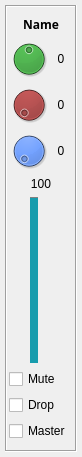
<?xml version="1.0" encoding="UTF-8"?>
<ui version="4.0">
 <class>Mixerstrip</class>
 <widget class="QWidget" name="Mixerstrip">
  <property name="geometry">
   <rect>
    <x>0</x>
    <y>0</y>
    <width>82</width>
    <height>457</height>
   </rect>
  </property>
  <property name="maximumSize">
   <size>
    <width>82</width>
    <height>16777215</height>
   </size>
  </property>
  <property name="windowTitle">
   <string>Mixerstrip</string>
  </property>
  <layout class="QVBoxLayout" name="verticalLayout_2">
   <property name="margin">
    <number>5</number>
   </property>
   <item>
    <widget class="QFrame" name="frame">
     <property name="sizePolicy">
      <sizepolicy hsizetype="Minimum" vsizetype="Preferred">
       <horstretch>0</horstretch>
       <verstretch>0</verstretch>
      </sizepolicy>
     </property>
     <property name="minimumSize">
      <size>
       <width>72</width>
       <height>0</height>
      </size>
     </property>
     <property name="maximumSize">
      <size>
       <width>72</width>
       <height>16777215</height>
      </size>
     </property>
     <property name="baseSize">
      <size>
       <width>72</width>
       <height>0</height>
      </size>
     </property>
     <property name="layoutDirection">
      <enum>Qt::LeftToRight</enum>
     </property>
     <property name="autoFillBackground">
      <bool>false</bool>
     </property>
     <property name="frameShape">
      <enum>QFrame::Box</enum>
     </property>
     <property name="frameShadow">
      <enum>QFrame::Sunken</enum>
     </property>
     <layout class="QVBoxLayout" name="verticalLayout">
      <property name="spacing">
       <number>6</number>
      </property>
      <property name="leftMargin">
       <number>2</number>
      </property>
      <property name="topMargin">
       <number>9</number>
      </property>
      <property name="rightMargin">
       <number>2</number>
      </property>
      <property name="bottomMargin">
       <number>9</number>
      </property>
      <item>
       <widget class="QLabel" name="port_name_label">
        <property name="font">
         <font>
          <family>Noto Sans</family>
          <pointsize>9</pointsize>
          <weight>75</weight>
          <italic>false</italic>
          <bold>true</bold>
         </font>
        </property>
        <property name="styleSheet">
         <string notr="true">font: bold 9pt &quot;Noto Sans&quot;;</string>
        </property>
        <property name="text">
         <string>Name</string>
        </property>
        <property name="alignment">
         <set>Qt::AlignCenter</set>
        </property>
       </widget>
      </item>
      <item>
       <widget class="QFrame" name="frame_3">
        <property name="sizePolicy">
         <sizepolicy hsizetype="Preferred" vsizetype="Fixed">
          <horstretch>0</horstretch>
          <verstretch>0</verstretch>
         </sizepolicy>
        </property>
        <property name="minimumSize">
         <size>
          <width>0</width>
          <height>0</height>
         </size>
        </property>
        <property name="maximumSize">
         <size>
          <width>72</width>
          <height>320</height>
         </size>
        </property>
        <property name="frameShape">
         <enum>QFrame::NoFrame</enum>
        </property>
        <property name="frameShadow">
         <enum>QFrame::Raised</enum>
        </property>
        <layout class="QFormLayout" name="formLayout">
         <property name="horizontalSpacing">
          <number>0</number>
         </property>
         <property name="margin">
          <number>0</number>
         </property>
         <item row="1" column="0">
          <widget class="QDial" name="gain_knob">
           <property name="maximumSize">
            <size>
             <width>40</width>
             <height>40</height>
            </size>
           </property>
           <property name="toolTip">
            <string>Gain</string>
           </property>
           <property name="autoFillBackground">
            <bool>false</bool>
           </property>
           <property name="styleSheet">
            <string notr="true">background-color: rgb(0, 170, 0);</string>
           </property>
           <property name="maximum">
            <number>200</number>
           </property>
           <property name="value">
            <number>100</number>
           </property>
          </widget>
         </item>
         <item row="2" column="0">
          <widget class="QDial" name="send1_knob">
           <property name="enabled">
            <bool>true</bool>
           </property>
           <property name="maximumSize">
            <size>
             <width>40</width>
             <height>40</height>
            </size>
           </property>
           <property name="mouseTracking">
            <bool>false</bool>
           </property>
           <property name="toolTip">
            <string>Send1</string>
           </property>
           <property name="autoFillBackground">
            <bool>false</bool>
           </property>
           <property name="styleSheet">
            <string notr="true">background-color: rgb(170, 0, 0);</string>
           </property>
           <property name="maximum">
            <number>100</number>
           </property>
           <property name="value">
            <number>0</number>
           </property>
          </widget>
         </item>
         <item row="3" column="0">
          <widget class="QDial" name="send2_knob">
           <property name="maximumSize">
            <size>
             <width>40</width>
             <height>40</height>
            </size>
           </property>
           <property name="toolTip">
            <string>Send2</string>
           </property>
           <property name="autoFillBackground">
            <bool>false</bool>
           </property>
           <property name="styleSheet">
            <string notr="true">background-color: rgb(0, 85, 255);</string>
           </property>
           <property name="maximum">
            <number>100</number>
           </property>
           <property name="value">
            <number>0</number>
           </property>
          </widget>
         </item>
         <item row="1" column="1">
          <widget class="QLabel" name="gain_label">
           <property name="layoutDirection">
            <enum>Qt::RightToLeft</enum>
           </property>
           <property name="text">
            <string>0</string>
           </property>
           <property name="alignment">
            <set>Qt::AlignCenter</set>
           </property>
          </widget>
         </item>
         <item row="2" column="1">
          <widget class="QLabel" name="send1_label">
           <property name="layoutDirection">
            <enum>Qt::RightToLeft</enum>
           </property>
           <property name="text">
            <string>0</string>
           </property>
           <property name="alignment">
            <set>Qt::AlignCenter</set>
           </property>
          </widget>
         </item>
         <item row="3" column="1">
          <widget class="QLabel" name="send2_label">
           <property name="layoutDirection">
            <enum>Qt::RightToLeft</enum>
           </property>
           <property name="text">
            <string>0</string>
           </property>
           <property name="alignment">
            <set>Qt::AlignCenter</set>
           </property>
          </widget>
         </item>
        </layout>
       </widget>
      </item>
      <item>
       <widget class="QLabel" name="vol_label">
        <property name="text">
         <string>100</string>
        </property>
        <property name="alignment">
         <set>Qt::AlignCenter</set>
        </property>
       </widget>
      </item>
      <item>
       <widget class="QSlider" name="vol_slider">
        <property name="minimumSize">
         <size>
          <width>50</width>
          <height>0</height>
         </size>
        </property>
        <property name="toolTip">
         <string/>
        </property>
        <property name="layoutDirection">
         <enum>Qt::LeftToRight</enum>
        </property>
        <property name="autoFillBackground">
         <bool>true</bool>
        </property>
        <property name="styleSheet">
         <string notr="true">QSlider::groove:vertical {
background:  #A00659;
position: absolute;
left: 21px; right: 21px;
}

QSlider::handle:vertical {
height: 39px;
width: 30px;
image: url(:/icons/icons/fader.png);
/*background: qlineargradient(x1: 0, y1: 0, x2: 0, y2: 1, stop: 0 #AAAAAA, stop : 0.05 #0A0A0A, stop: 0.3 #101010, stop : 0.90 #AAAAAA, stop: 0.91 #000000);*/
margin: 0 -10px;
}

QSlider::add-page:vertical {
background:  #179CAD;
}

QSlider::sub-page:vertical {
background: grey;
width: 2px;
}</string>
        </property>
        <property name="maximum">
         <number>100</number>
        </property>
        <property name="singleStep">
         <number>1</number>
        </property>
        <property name="pageStep">
         <number>10</number>
        </property>
        <property name="value">
         <number>100</number>
        </property>
        <property name="orientation">
         <enum>Qt::Vertical</enum>
        </property>
        <property name="invertedAppearance">
         <bool>false</bool>
        </property>
        <property name="invertedControls">
         <bool>false</bool>
        </property>
        <property name="tickPosition">
         <enum>QSlider::NoTicks</enum>
        </property>
        <property name="tickInterval">
         <number>0</number>
        </property>
       </widget>
      </item>
      <item>
       <widget class="QCheckBox" name="mute_checkbox">
        <property name="sizePolicy">
         <sizepolicy hsizetype="Minimum" vsizetype="Fixed">
          <horstretch>0</horstretch>
          <verstretch>0</verstretch>
         </sizepolicy>
        </property>
        <property name="maximumSize">
         <size>
          <width>16777215</width>
          <height>16777215</height>
         </size>
        </property>
        <property name="toolTip">
         <string>Mute</string>
        </property>
        <property name="layoutDirection">
         <enum>Qt::LeftToRight</enum>
        </property>
        <property name="text">
         <string>Mute</string>
        </property>
        <property name="tristate">
         <bool>false</bool>
        </property>
       </widget>
      </item>
      <item>
       <widget class="QCheckBox" name="drop_checkbox">
        <property name="text">
         <string>Drop</string>
        </property>
       </widget>
      </item>
      <item>
       <widget class="QCheckBox" name="to_master_checkbox">
        <property name="toolTip">
         <string>Send port to Master</string>
        </property>
        <property name="text">
         <string>Master</string>
        </property>
        <property name="checked">
         <bool>false</bool>
        </property>
       </widget>
      </item>
     </layout>
    </widget>
   </item>
  </layout>
 </widget>
 <resources>
  <include location="gui.qrc"/>
 </resources>
 <connections>
  <connection>
   <sender>send1_knob</sender>
   <signal>valueChanged(int)</signal>
   <receiver>send1_label</receiver>
   <slot>setNum(int)</slot>
   <hints>
    <hint type="sourcelabel">
     <x>40</x>
     <y>115</y>
    </hint>
    <hint type="destinationlabel">
     <x>65</x>
     <y>110</y>
    </hint>
   </hints>
  </connection>
  <connection>
   <sender>send2_knob</sender>
   <signal>valueChanged(int)</signal>
   <receiver>send2_label</receiver>
   <slot>setNum(int)</slot>
   <hints>
    <hint type="sourcelabel">
     <x>40</x>
     <y>161</y>
    </hint>
    <hint type="destinationlabel">
     <x>63</x>
     <y>155</y>
    </hint>
   </hints>
  </connection>
  <connection>
   <sender>vol_slider</sender>
   <signal>valueChanged(int)</signal>
   <receiver>vol_label</receiver>
   <slot>setNum(int)</slot>
   <hints>
    <hint type="sourcelabel">
     <x>60</x>
     <y>373</y>
    </hint>
    <hint type="destinationlabel">
     <x>66</x>
     <y>213</y>
    </hint>
   </hints>
  </connection>
 </connections>
</ui>
